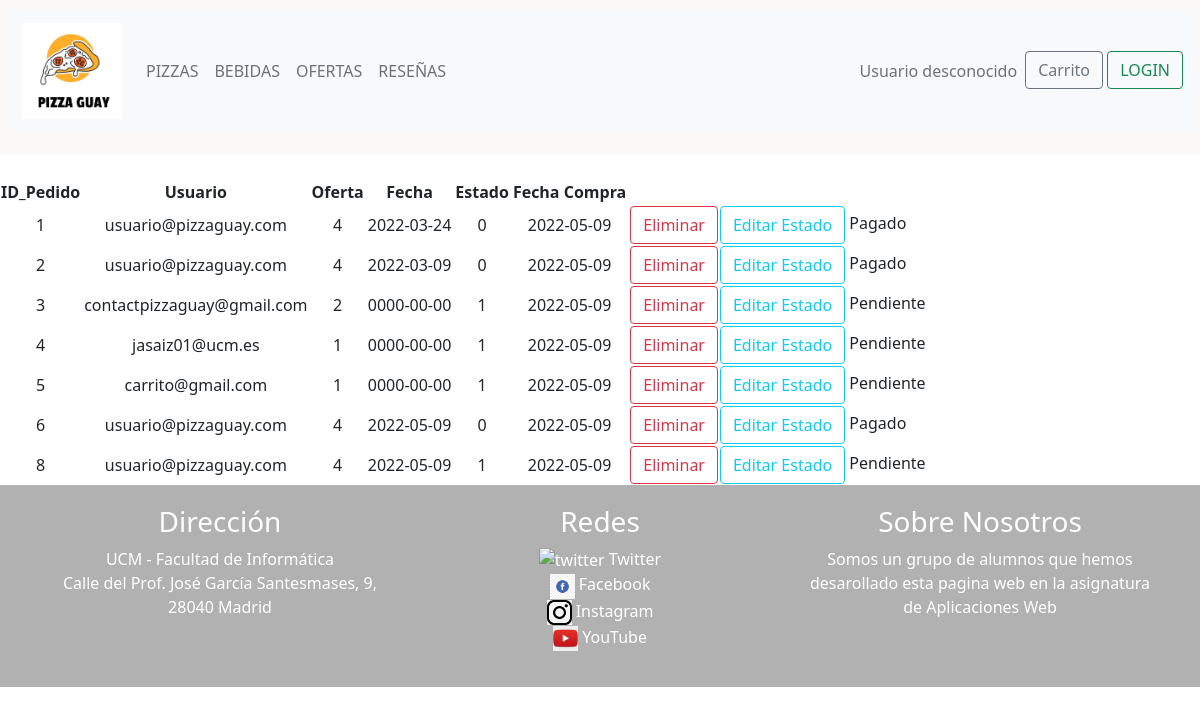
The page /administrar.php on the database its author committed.
### tables this page shows
CREATE TABLE `pedidos` (
  `ID_Pedido` int(11) NOT NULL,
  `Usuario` varchar(30) NOT NULL,
  `Oferta` int(30) NOT NULL,
  `Fecha` date NOT NULL,
  `Estado` tinyint(1) NOT NULL,
  `FechaC` date NOT NULL DEFAULT current_timestamp()
);

### includes/src/Pedidos.php (called while the page is built, shortened)
<?php
class Pedidos
{
    private $id_pedido;
    private $usuario;
    private $oferta;
    private $fecha;
    private $fechaC;
    private $estado;
    public function __construct($id_pedido, $usuario,$oferta,$fecha,$estado,$fechaC)
    {
        $this->id_pedido = $id_pedido;
        $this->usuario = $usuario;
        $this->oferta = $oferta;
        $this->fecha = $fecha;
        $this->estado = $estado;
        $this->fechaC = $fechaC;
    }
    public static function getPedidos(){
        $app = Aplicacion::getInstancia();
        $conn = $app->conexionBd();
        $query = "SELECT * FROM pedidos";
        $resultado=$conn->query($query);
        return $resultado;
    }
    public static function muestraPedidos(){
        $pedidos = self::getPedidos();
        $arrayPedidos = array();
        if(mysqli_num_rows($pedidos)>0){
            $i=0;
            while($row = mysqli_fetch_assoc($pedidos)) {
                $id_pedido=$row['ID_Pedido'];
                $usuario=$row['Usuario'];
                $oferta=$row['Oferta'];
                $fecha=$row['Fecha'];
                $estado=$row['Estado'];
                $fechaC=$row['FechaC'];
                $p = new Pedidos($id_pedido, $usuario,$oferta,$fecha,$estado,$fechaC);
                $arrayPedidos[$i] = $p;
                $i += 1;
            }
        }
        return $arrayPedidos;
    }
    public function get_idPedido()
    {
        return $this->id_pedido;
    }
    public function get_usuario()
    {
        return $this->usuario;
    }
    public function get_oferta(){
        return $this->oferta;
    }
    public function get_fecha(){
        return $this->fecha;
    }
    public function get_estado(){
        return $this->estado;
    }
    public function get_fechaC(){
        return $this->fechaC;
    }
}

### administrar.php (the view, shortened to what this page needs)
<?php
require_once __DIR__.'/includes/src/Pedidos.php';
$string=mostrar();
function mostrar(){
    $string='';
    $pedidos = Pedidos::muestraPedidos();
    $string=$string.'<table>';
    $string=$string.'<tr>';
    $string=$string.'<th><center>ID_Pedido</th>';
    $string=$string.'<th></th>';
    $string=$string.'<th><center>Usuario</th>';
    $string=$string.'<th></th>';
    $string=$string.'<th><center>Oferta</th>';
    $string=$string.'<th></th>';
    $string=$string.'<th><center>Fecha</th>';
    $string=$string.'<th></th>';
    $string=$string.'<th><center>Estado</th>';
    $string=$string.'<th></th>';
    $string=$string.'<th><center>Fecha Compra</th>';
    $string=$string.'<th></th>';
    $string=$string.'</tr>';
    $q=0;
    $p=100;
    foreach($pedidos as $val){
        $pedido =$val->get_idPedido();
        $user=$val->get_usuario();
        $oferta=$val->get_oferta();
        $fecha=$val->get_fecha();
        $estado=$val->get_estado();
        $fechaC=$val->get_fechaC();
        $string=$string.'<form id="form" name="form" method="post" autocomplete="off">';
        $string=$string.'<tr>';
        $string=$string.'<td><center>'.$pedido.'</td>';
        $string=$string.'<td></td>';
        $string=$string.'<td><center>'.$user .'</td>';
        $string=$string.'<td></td>';
        $string=$string.'<td><center>'.$oferta.'</td>';
        $string=$string.'<td></td>';
        $string=$string.'<td><center>'.$fecha.'</td>';
        $string=$string.'<td></td>';
        $string=$string.'<td><center>'.$estado.'</td>';
        $string=$string.'<td></td>';
        $string=$string.'<td><center>'.$fechaC.'</td>';
        $string=$string.'<td></td>';
        $string = $string . '<td><input class="btn btn-outline-danger" name="'.$q.'" type="submit" id="'.$q.'"value="Eliminar"/></td>';
        $string = $string .'&nbsp';
        $string = $string . '<td><input class="btn btn-outline-info" name="'.$p.'" type="submit" id="'.$p.'"value="Editar Estado"/>';
        $string = $string .'&nbsp';
        if($estado==0)$string=$string.'Pagado';else $string=$string.'Pendiente';
        $string = $string .'</td>';
        $string=$string.'</form>';
        $string=$string.'</tr>';
        $q++;
        $p++;
    }
    $string=$string.'</table>';
    return $string;
}
include __DIR__.'/includes/vistas/plantillas/plantilla.php';

### css/estilo.css (style rules this page uses)
body { background-color: #CDCDCD; }
body { font-family: 'Rubik', sans-serif; color:crimson; font-size: 16px; }

### rows shown on the page
pedidos: ID_Pedido "1", Usuario "usuario@pizzaguay.com", Oferta "4", Fecha "2022-03-24", Estado "0", FechaC "2022-05-09"
pedidos: ID_Pedido "2", Usuario "usuario@pizzaguay.com", Oferta "4", Fecha "2022-03-09", Estado "0", FechaC "2022-05-09"
pedidos: ID_Pedido "3", Usuario "contactpizzaguay@gmail.com", Oferta "2", Fecha "0000-00-00", Estado "1", FechaC "2022-05-09"
pedidos: ID_Pedido "4", Usuario "jasaiz01@ucm.es", Oferta "1", Fecha "0000-00-00", Estado "1", FechaC "2022-05-09"
pedidos: ID_Pedido "5", Usuario "carrito@gmail.com", Oferta "1", Fecha "0000-00-00", Estado "1", FechaC "2022-05-09"
pedidos: ID_Pedido "6", Usuario "usuario@pizzaguay.com", Oferta "4", Fecha "2022-05-09", Estado "0", FechaC "2022-05-09"
pedidos: ID_Pedido "8", Usuario "usuario@pizzaguay.com", Oferta "4", Fecha "2022-05-09", Estado "1", FechaC "2022-05-09"

### other values the page prints
$string "Pagado Pagado Pendiente Pendiente Pendiente Pagado Pendiente"
